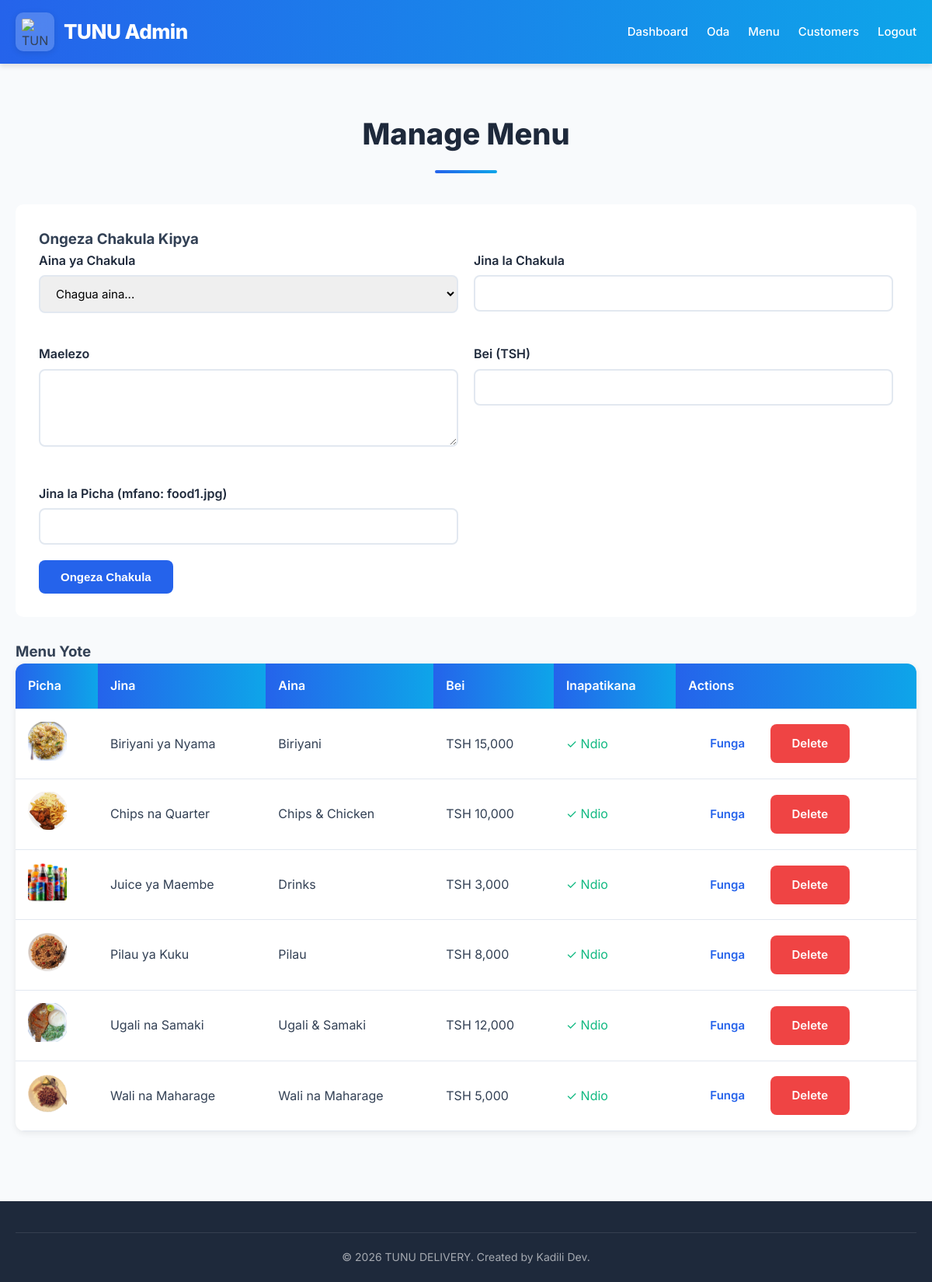
The app's page /admin/manage-menu.php (signed in) with its own data.
### tables this page shows
CREATE TABLE menu_items (
    item_id INT PRIMARY KEY AUTO_INCREMENT,
    category_id INT NOT NULL,
    item_name VARCHAR(100) NOT NULL,
    description TEXT,
    price DECIMAL(10, 2) NOT NULL,
    discount_price DECIMAL(10, 2) DEFAULT NULL,
    image_url VARCHAR(255),
    preparation_time INT DEFAULT 30,
    is_featured TINYINT(1) DEFAULT 0,
    is_available TINYINT(1) DEFAULT 1,
    rating DECIMAL(3, 2) DEFAULT 0.00,
    total_orders INT DEFAULT 0,
    created_at TIMESTAMP DEFAULT CURRENT_TIMESTAMP,
    updated_at TIMESTAMP DEFAULT CURRENT_TIMESTAMP ON UPDATE CURRENT_TIMESTAMP,
    FOREIGN KEY (category_id) REFERENCES categories(category_id) ON DELETE CASCADE
);

CREATE TABLE categories (
    category_id INT PRIMARY KEY AUTO_INCREMENT,
    category_name VARCHAR(50) NOT NULL,
    description TEXT,
    icon VARCHAR(100),
    image_url VARCHAR(255),
    display_order INT DEFAULT 0,
    is_active TINYINT(1) DEFAULT 1,
    created_at TIMESTAMP DEFAULT CURRENT_TIMESTAMP
);

### admin/manage-menu.php (the view, shortened to what this page needs)
<?php
include '../includes/config.php';
$menu_items = $conn->query("SELECT m.*, c.category_name FROM menu_items m
                            JOIN categories c ON m.category_id = c.category_id
                            ORDER BY c.category_name, m.item_name");
?>
<!DOCTYPE html>
<html lang="sw">
<head>
    <link rel="stylesheet" href="../css/style.css">
</head>
<body>
    <header>
        <div class="container">
            <nav class="navbar">
                <div class="logo-section">
                    <img src="https://i.ibb.co/GQ5tsrNH/grok-image-1770810532027-removebg-preview.webp" alt="TUNU Logo">
                    <span class="logo-text">TUNU Admin</span>
                </div>
                <ul class="nav-links">
                    <li><a href="dashboard.php">Dashboard</a></li>
                    <li><a href="manage-orders.php">Oda</a></li>
                    <li><a href="manage-menu.php">Menu</a></li>
                    <li><a href="manage-users.php">Customers</a></li>
                    <li><a href="../logout.php">Logout</a></li>
                </ul>
            </nav>
        </div>
    </header>
    <section class="admin-panel">
        <div class="container">
            <h2 class="section-title">Manage Menu</h2>
            <div style="background: white; padding: 30px; border-radius: 10px; margin-bottom: 30px;">
                <h3>Ongeza Chakula Kipya</h3>
                <form method="POST">
                    <div style="display: grid; grid-template-columns: 1fr 1fr; gap: 20px;">
                        <div class="form-group">
                            <label>Aina ya Chakula</label>
                            <select name="category_id" required>
                                <option value="">Chagua aina...</option>
                            </select>
                        </div>
                        <div class="form-group">
                            <label>Jina la Chakula</label>
                            <input type="text" name="item_name" required>
                        </div>
                        <div class="form-group">
                            <label>Maelezo</label>
                            <textarea name="description" required></textarea>
                        </div>
                        <div class="form-group">
                            <label>Bei (TSH)</label>
                            <input type="number" name="price" step="0.01" required>
                        </div>
                        <div class="form-group">
                            <label>Jina la Picha (mfano: food1.jpg)</label>
                            <input type="text" name="image_url" required>
                        </div>
                    </div>
                    <button type="submit" name="add_item" class="btn btn-primary">Ongeza Chakula</button>
                </form>
            </div>
            <h3>Menu Yote</h3>
            <table class="cart-table">
                <thead>
                    <tr>
                        <th>Picha</th>
                        <th>Jina</th>
                        <th>Aina</th>
                        <th>Bei</th>
                        <th>Inapatikana</th>
                        <th>Actions</th>
                    </tr>
                </thead>
                <tbody>
                    <?php while($item = $menu_items->fetch_assoc()): ?>
                    <tr>
                        <td>
                            <img src="../images/<?php echo htmlspecialchars($item['image_url']); ?>"
                                 style="width: 50px; height: 50px; object-fit: cover; border-radius: 5px;"
                                 onerror="this.src='../images/placeholder.jpg'">
                        </td>
                        <td><?php echo htmlspecialchars($item['item_name']); ?></td>
                        <td><?php echo htmlspecialchars($item['category_name']); ?></td>
                        <td>TSH <?php echo number_format($item['price'], 0); ?></td>
                        <td>
                            <?php echo $item['is_available'] ?
                                '<span style="color: var(--success-color);">✓ Ndio</span>' :
                                '<span style="color: var(--danger-color);">✗ Hapana</span>'; ?>
                        </td>
                        <td>
                            <a href="?toggle=<?php echo $item['item_id']; ?>" class="btn">
                                <?php echo $item['is_available'] ? 'Funga' : 'Fungua'; ?>
                            </a>
                            <a href="?delete=<?php echo $item['item_id']; ?>"
                               class="btn"
                               style="background: var(--danger-color); color: white;"
                               onclick="return confirm('Una uhakika?')">
                                Delete
                            </a>
                        </td>
                    </tr>
                    <?php endwhile; ?>
                </tbody>
            </table>
        </div>
    </section>
    <footer>
        <div class="container">
            <div class="footer-bottom">
                <p>&copy; 2026 TUNU DELIVERY. Created by Kadili Dev.</p>
            </div>
        </div>
    </footer>
</body>
</html>

### css/style.css (style rules this page uses)
* { margin: 0; padding: 0; box-sizing: border-box; }
:root { --primary-color: #2563eb; --secondary-color: #0ea5e9; --accent-color: #f59e0b; --dark-color: #1e293b; --light-color: #f8fafc; --success-color: #10b981; --danger-color: #ef4444; --text-color: #334155; }
body { font-family: 'Inter', -apple-system, BlinkMacSystemFont, 'Segoe UI', sans-serif; line-height: 1.6; color: var(--text-color); background-color: #ffffff; }
.container { max-width: 1200px; margin: 0 auto; padding: 0 20px; }
header { background: linear-gradient(to right, var(--primary-color), var(--secondary-color)); box-shadow: 0 4px 6px rgba(0,0,0,0.1); position: sticky; top: 0; z-index: 1000; }
.navbar { display: flex; justify-content: space-between; align-items: center; padding: 16px 0; }
.logo-section { display: flex; align-items: center; gap: 12px; }
.logo-section img { height: 50px; width: 50px; object-fit: contain; background: rgba(255, 255, 255, 0.2); padding: 8px; border-radius: 10px; backdrop-filter: blur(10px); box-shadow: 0 2px 8px rgba(0,0,0,0.1); }
.logo-text { font-size: 26px; font-weight: 800; color: white; letter-spacing: -0.5px; }
.nav-links { display: flex; list-style: none; gap: 24px; align-items: center; }
.nav-links a { text-decoration: none; color: white; font-weight: 500; font-size: 15px; transition: opacity 0.3s; }
.btn { display: inline-block; padding: 13px 28px; background: white; color: var(--primary-color); text-decoration: none; border-radius: 8px; font-weight: 600; transition: all 0.3s; border: none; cursor: pointer; font-size: 15px; }
.btn-primary { background: var(--primary-color); color: white; }
.section-title { text-align: center; font-size: 38px; margin-bottom: 40px; color: var(--dark-color); font-weight: 800; }
.section-title::after { content: ''; display: block; width: 80px; height: 4px; background: linear-gradient(to right, var(--primary-color), var(--secondary-color)); margin: 16px auto 0; border-radius: 2px; }
.cart-table { width: 100%; border-collapse: collapse; margin-bottom: 30px; background: white; border-radius: 12px; overflow: hidden; box-shadow: 0 2px 8px rgba(0,0,0,0.08); }
.cart-table th, .cart-table td { padding: 16px; text-align: left; border-bottom: 1px solid #e2e8f0; }
.cart-table th { background: linear-gradient(to right, var(--primary-color), var(--secondary-color)); color: white; font-weight: 600; }
.form-group { margin-bottom: 20px; }
.form-group label { display: block; margin-bottom: 6px; font-weight: 600; color: var(--dark-color); }
.form-group input, .form-group select, .form-group textarea { width: 100%; padding: 12px 16px; border: 2px solid #e2e8f0; border-radius: 8px; font-size: 15px; transition: all 0.3s; font-family: 'Inter', sans-serif; }
.form-group textarea { resize: vertical; min-height: 100px; }
footer { background: var(--dark-color); color: white; padding: 40px 0 20px; }
.footer-bottom { text-align: center; padding-top: 20px; border-top: 1px solid rgba(255, 255, 255, 0.1); color: rgba(255, 255, 255, 0.6); font-size: 14px; }
.admin-panel { padding: 60px 0; background: var(--light-color); }

### records on screen
menu_items: image_url (picture), item_name "Biriyani ya Nyama", category.category_name "Biriyani", price "15,000", is_available "✓ Ndio"
menu_items: image_url (picture), item_name "Chips na Quarter", category.category_name "Chips & Chicken", price "10,000", is_available "✓ Ndio"
menu_items: image_url (picture), item_name "Juice ya Maembe", category.category_name "Drinks", price "3,000", is_available "✓ Ndio"
menu_items: image_url (picture), item_name "Pilau ya Kuku", category.category_name "Pilau", price "8,000", is_available "✓ Ndio"
menu_items: image_url (picture), item_name "Ugali na Samaki", category.category_name "Ugali & Samaki", price "12,000", is_available "✓ Ndio"
menu_items: image_url (picture), item_name "Wali na Maharage", category.category_name "Wali na Maharage", price "5,000", is_available "✓ Ndio"
